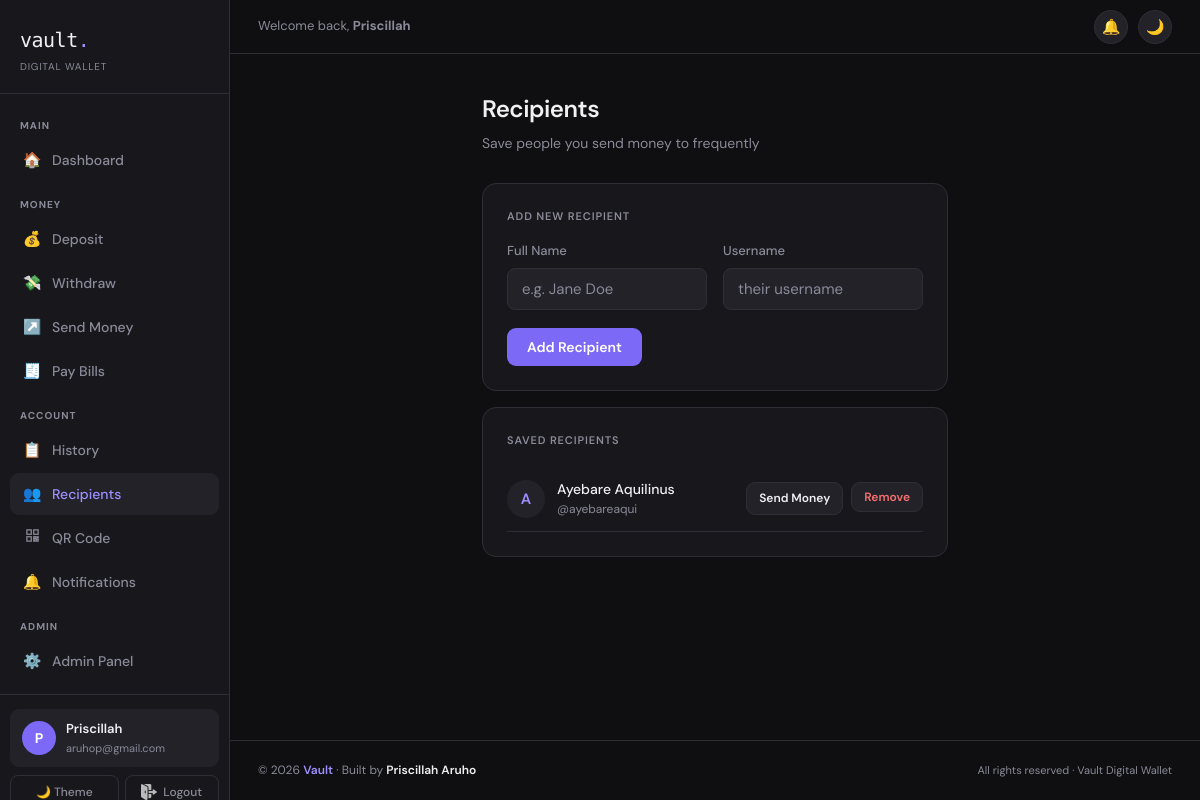
The page /recipients/ (signed in) on the database its author committed.
### wallet/models.py (models this page shows, shortened)
class Recipient(models.Model):
    wallet = models.ForeignKey(Wallet, on_delete=models.CASCADE, related_name='recipients')
    name = models.CharField(max_length=100)
    username = models.CharField(max_length=150)
    created_at = models.DateTimeField(auto_now_add=True)
    class Meta:
        unique_together = ['wallet', 'username']

### wallet/views.py (the view)
# urls.py: path('recipients/', views.recipients, name='recipients'),
@login_required
def recipients(request):
    wallet = request.user.wallet
    if request.method == 'POST':
        form = RecipientForm(request.POST)
        if form.is_valid():
            name = form.cleaned_data['name']
            username = form.cleaned_data['username']
            if not User.objects.filter(username=username).exists():
                messages.error(request, f'No user found with username "{username}".')
            elif username == request.user.username:
                messages.error(request, "You can't add yourself as a recipient.")
            else:
                _, created = Recipient.objects.get_or_create(
                    wallet=wallet, username=username,
                    defaults={'name': name}
                )
                if created:
                    messages.success(request, f'{name} added to your recipients.')
                else:
                    messages.error(request, f'@{username} is already in your recipients.')
    else:
        form = RecipientForm()
    return render(request, 'wallet/recipients.html', {
        'form': form,
        'recipients': wallet.recipients.all(),
    })

### wallet/forms.py
class RecipientForm(forms.Form):
    name = forms.CharField(max_length=100,
                           widget=forms.TextInput(attrs={'placeholder': 'e.g. Jane Doe'}))
    username = forms.CharField(max_length=150,
                               widget=forms.TextInput(attrs={'placeholder': 'their username'}))

### vadmin/context_processors.py (called while the page is built)
def admin_counts(request):
    if request.user.is_authenticated and request.user.is_staff:
        return {
            'pending_kyc_count': KYCDocument.objects.filter(status='pending').count(),
            'pending_withdrawal_count': WithdrawalRequest.objects.filter(status='pending').count(),
            'active_flag_count': FraudFlag.objects.filter(resolved=False).count(),
        }
    return {}

### templates/wallet/recipients.html (shortened to what this page needs)
{% extends 'wallet/base.html' %}
{% block content %}
<div class="page">
  <div class="page-header">
    <h1>Recipients</h1>
    <p>Save people you send money to frequently</p>
  </div>
  <div class="card" style="margin-bottom:16px;">
    <div class="card-title" style="margin-bottom:16px;">Add New Recipient</div>
    <form method="post">
      <div class="grid-2">
        <div class="form-group">
          <label>Full Name</label>
          {{ form.name }}
        </div>
        <div class="form-group">
          <label>Username</label>
          {{ form.username }}
        </div>
      </div>
      <button type="submit" class="btn btn-primary">Add Recipient</button>
    </form>
  </div>
  <div class="card">
    <div class="card-title" style="margin-bottom:16px;">Saved Recipients</div>
    {% if recipients %}
      {% for r in recipients %}
      <div style="display:flex; justify-content:space-between; align-items:center; padding:12px 0; border-bottom:1px solid var(--border);">
        <div style="display:flex; align-items:center; gap:12px;">
          <div style="width:38px; height:38px; border-radius:50%; background:var(--surface2);
                      display:flex; align-items:center; justify-content:center;
                      font-weight:600; color:var(--accent-light); font-size:15px;">
            {{ r.name|first|upper }}
          </div>
          <div>
            <div style="font-size:14px; font-weight:500;">{{ r.name }}</div>
            <div style="font-size:12px; color:var(--muted);">@{{ r.username }}</div>
          </div>
        </div>
        <div style="display:flex; gap:8px;">
          <a href="{% url 'transfer' %}?to={{ r.username }}"
             class="btn btn-ghost" style="font-size:12px; padding:6px 12px;">Send Money</a>
          <form method="post" action="{% url 'delete_recipient' r.id %}">
            <button type="submit" class="btn" style="font-size:12px; padding:6px 12px;
                    background:var(--surface2); color:var(--red); border:1px solid var(--border);">
              Remove
            </button>
          </form>
        </div>
      </div>
      {% endfor %}
    {% else %}
      <div style="text-align:center; padding:32px 0; color:var(--muted); font-size:14px;">
        No recipients yet. Add someone above to get started.
      </div>
    {% endif %}
  </div>
</div>
{% endblock %}

### templates/wallet/base.html (shortened to what this page needs)
<!DOCTYPE html>
<html lang="en">
<head>
  {% load static %}
</head>
<body>
{% if user.is_authenticated %}
<aside class="sidebar" id="sidebar">
  <div class="sidebar-brand">
    <div class="logo">vault<span>.</span></div>
    <div class="tagline">Digital Wallet</div>
  </div>
  <nav class="sidebar-nav">
    <div class="nav-section">Main</div>
    <a href="{% url 'dashboard' %}" {% if request.resolver_match.url_name == 'dashboard' %}class="active"{% endif %}>
      <span class="nav-icon">🏠</span> Dashboard
    </a>
    <div class="nav-section">Money</div>
    <a href="{% url 'deposit' %}" {% if request.resolver_match.url_name == 'deposit' %}class="active"{% endif %}>
      <span class="nav-icon">💰</span> Deposit
    </a>
    <a href="{% url 'withdraw' %}" {% if request.resolver_match.url_name == 'withdraw' %}class="active"{% endif %}>
      <span class="nav-icon">💸</span> Withdraw
    </a>
    <a href="{% url 'transfer' %}" {% if request.resolver_match.url_name == 'transfer' %}class="active"{% endif %}>
      <span class="nav-icon">↗️</span> Send Money
    </a>
    <a href="{% url 'utilities' %}" {% if request.resolver_match.url_name == 'utilities' %}class="active"{% endif %}>
      <span class="nav-icon">🧾</span> Pay Bills
    </a>
    <div class="nav-section">Account</div>
    <a href="{% url 'transactions' %}" {% if request.resolver_match.url_name == 'transactions' %}class="active"{% endif %}>
      <span class="nav-icon">📋</span> History
    </a>
    <a href="{% url 'recipients' %}" {% if request.resolver_match.url_name == 'recipients' %}class="active"{% endif %}>
      <span class="nav-icon">👥</span> Recipients
    </a>
    <a href="{% url 'qr_code' %}" {% if request.resolver_match.url_name == 'qr_code' %}class="active"{% endif %}>
      <span class="nav-icon">
      </span> QR Code
    </a>
    <a href="{% url 'notifications' %}" {% if request.resolver_match.url_name == 'notifications' %}class="active"{% endif %}>
      <span class="nav-icon">🔔</span> Notifications
    </a>
    {% if user.is_staff %}
    <div class="nav-section">Admin</div>
    <a href="{% url 'admin_dashboard' %}">
      <span class="nav-icon">⚙️</span> Admin Panel
    </a>
    {% endif %}
  </nav>
  <div class="sidebar-footer">
    <div class="user-info">
      <div class="user-avatar">{{ user.first_name|first|upper|default:user.username|first|upper }}</div>
      <div style="overflow:hidden; min-width:0;">
        <div class="user-name">{{ user.get_full_name|default:user.username }}</div>
        <div class="user-email">{{ user.email|truncatechars:22 }}</div>
      </div>
    </div>
    <div class="footer-btns">
      <button class="footer-btn" id="themeToggle">🌙 Theme</button>
     <form method="post" action="{% url 'logout' %}" style="flex:1;">
  <button type="submit" class="footer-btn danger" style="width:100%;">
    <img src="{% static 'logout.png' %}" alt="Logout" style="width:16px; height:16px; filter:invert(1); opacity:0.7;">
    Logout
  </button>
</form>
    </div>
  </div>
</aside>
<div class="main">
  <div class="topbar">
    <div style="display:flex; align-items:center; gap:12px;">
      <span class="topbar-left">Welcome back, <strong>{{ user.first_name|default:user.username }}</strong></span>
    </div>
    <div class="topbar-right">
      <a href="{% url 'notifications' %}" class="bell-btn">
        🔔
      </a>
      <button class="theme-btn" id="themeToggle2">🌙</button>
    </div>
  </div>
  {% block content %}{% endblock %}
  <footer style="padding: 20px 28px; border-top: 1px solid var(--border); margin-top: auto;">
    <div style="display:flex; align-items:center; justify-content:space-between; flex-wrap:wrap; gap:8px;">
      <div style="font-size:12px; color:var(--muted);">
        © 2026 <span style="color:var(--accent-light); font-weight:600;">Vault</span> · Built by <span style="color:var(--text); font-weight:600;">Priscillah Aruho</span>
      </div>
      <div style="font-size:11px; color:var(--muted);">
        All rights reserved · Vault Digital Wallet
      </div>
    </div>
  </footer>
</div>
{% else %}
  {% block unauthenticated_content %}{% endblock %}
{% endif %}
</body>
</html>

### rows shown on the page
Recipient: name|first "A", name "Ayebare Aquilinus", username "ayebareaqui"

### other values the page prints
{{ user.first_name|first|upper|default:user.username|first|upper }} "P"
{{ user.get_full_name|default:user.username }} "Priscillah"
{{ user.email|truncatechars:22 }} "aruhop@gmail.com"
{{ user.first_name|default:user.username }} "Priscillah"
